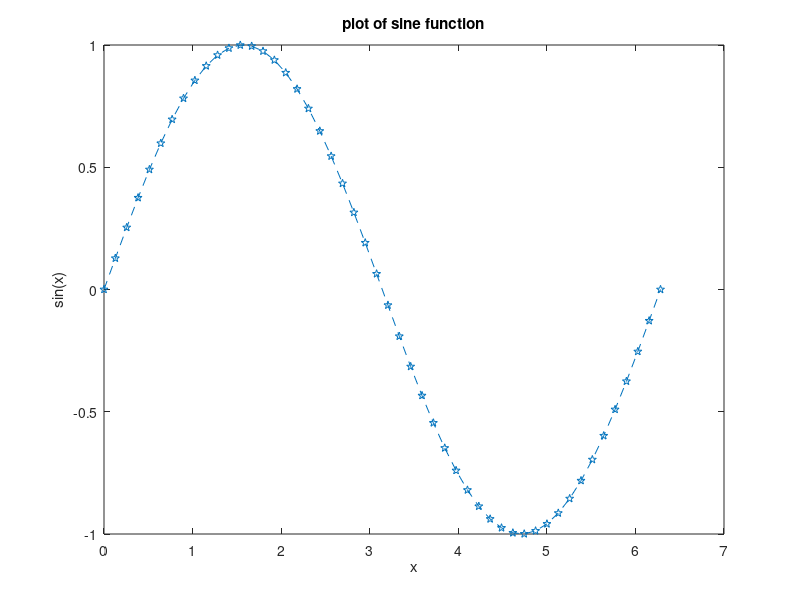

MATLAB code to generate this figure:
%solving system of linear equation
a = [magic(3) eye(3)];
b = rref(a) ; %reduced row echelon form guaze jordan method;
clc
c = [4 5 7;6 7 5 ; 5 6 7 ];
inv(c)

clc
x=linspace(0,2*pi,50); % a lin vect between 0 to 2pi with built-in 100 points  
y=sin(x); 
plot(x,y,'--p') 
xlabel('x') 
ylabel('sin(x)') 
title('plot of sine function') 